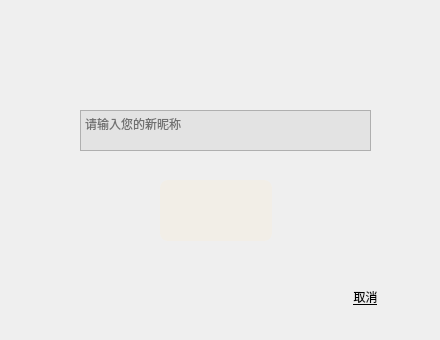
<?xml version="1.0" encoding="UTF-8"?>
<ui version="4.0">
 <class>alterName</class>
 <widget class="QWidget" name="alterName">
  <property name="geometry">
   <rect>
    <x>0</x>
    <y>0</y>
    <width>440</width>
    <height>340</height>
   </rect>
  </property>
  <property name="windowTitle">
   <string>Form</string>
  </property>
  <property name="styleSheet">
   <string notr="true">QWidget#widget{
background-image: url(:/img/bg__3.png); 
}
QPushButton#cancelButton{
border-style:none;
text-decoration:underline;
}
QPushButton#pushButton_2{
border:none;
}
QLineEdit#lineEdit{
background-color:rgba(255,255,255,0.5)
}

QPushButton#submitButton{
border:none;
	background-color: rgba(255, 233, 202, 0.2);
border-radius:8px;
}</string>
  </property>
  <widget class="QWidget" name="widget" native="true">
   <property name="geometry">
    <rect>
     <x>20</x>
     <y>20</y>
     <width>400</width>
     <height>300</height>
    </rect>
   </property>
   <widget class="QPushButton" name="submitButton">
    <property name="geometry">
     <rect>
      <x>140</x>
      <y>160</y>
      <width>112</width>
      <height>61</height>
     </rect>
    </property>
    <property name="text">
     <string/>
    </property>
    <property name="icon">
     <iconset resource="resourse.qrc">
      <normaloff>:/img/button.png</normaloff>:/img/button.png</iconset>
    </property>
    <property name="iconSize">
     <size>
      <width>100</width>
      <height>80</height>
     </size>
    </property>
   </widget>
   <widget class="QPushButton" name="cancelButton">
    <property name="geometry">
     <rect>
      <x>310</x>
      <y>260</y>
      <width>71</width>
      <height>34</height>
     </rect>
    </property>
    <property name="text">
     <string>取消</string>
    </property>
   </widget>
   <widget class="QTextEdit" name="newName">
    <property name="geometry">
     <rect>
      <x>60</x>
      <y>90</y>
      <width>291</width>
      <height>41</height>
     </rect>
    </property>
    <property name="autoFillBackground">
     <bool>false</bool>
    </property>
    <property name="styleSheet">
     <string notr="true">font: 12pt &quot;微软雅黑&quot;;
background-color: rgb(227, 227, 227);</string>
    </property>
    <property name="placeholderText">
     <string>请输入您的新昵称</string>
    </property>
   </widget>
  </widget>
 </widget>
 <resources>
  <include location="resourse.qrc"/>
 </resources>
 <connections/>
</ui>
